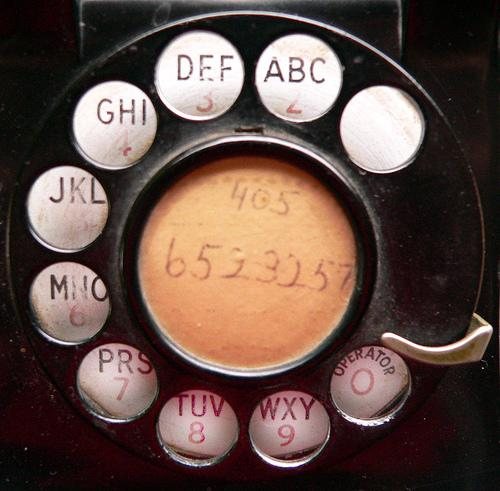
#> input picture opencv_study/ch1~13/ch06/dial.jpg, 500 x 491 px
$ python hough_circles.py   (older library calls are emulated)
#> lines starting #> are read from the running program, lines starting #| are printed output that depends on the picture; after the words box and inside, x2 and y2 are one past the last pixel; in counts of white or black regions, pixels touching at a corner belong together
import sys
import numpy as np
import cv2

'''
    #허프 변환 : 원 검출#
1.에지 픽셀에서 그래디언트 계산
2.에지 방향에 따라 직선을 그리면서 값을 누적
3.원의 중심 -> 반지름 검출
#단점 : 여러개의 동심원 검출 불가 -> 작은 원 하나만 검출

#cv2.HoughCircles(image, method, dp, minDist, circles=None, param1=None, param2=None, minRadius=None, maxRadius=None) -> circles

image : 입력영상(일반 영상(에지영상X))
method : openCV 4.2 이하에서는 cv.HOUGH_GRADIENT만 지정 가능
dp : 입력영상과 축적 배열의 크기 비율. 1이면 동일 크기. 2이면 축적 배열의 가로, 세로 크기가 입력 영상의 반.
minDist : 검출된 원 중심점들의 최소 거리
circle : (cx,cy,r) 정보ㄴ를 담은 np.ndarray.shape=(1,N,3),dtype=np.float
params1 : canny 에지 검출기의 높은 임계값
params2 : 축적 배열에서 원 검출을 위한 임계값.
minRadius, maxRadius : 검출할 원의 최소, 최대 반지름
'''
# 입력 이미지 불러오기
src = cv2.imread('dial.jpg')
#> src is the input picture: shape (491, 500, 3); mean B, G, R 69.4, 77.1, 97.7

if src is None:
    print('Image open failed!')
    sys.exit()

gray = cv2.cvtColor(src, cv2.COLOR_BGR2GRAY)
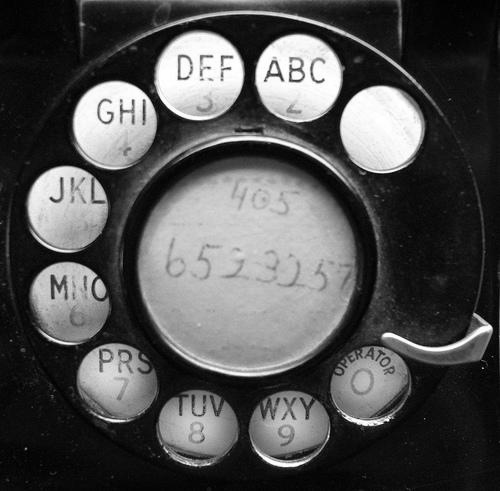
#> gray: shape (491, 500); min 0, max 255, mean 82.4
blr = cv2.GaussianBlur(gray, (0, 0), 1.0)
#> slider 'minRadius' is set to 20
#> slider 'maxRadius' is set to 150
#> slider 'threshold' is set to 33
#블러링 -> 노이즈제거, 디테일 감소 ==> 원 검출 정확도 상승

def on_trackbar(pos):
#> called with pos = 40
    rmin = cv2.getTrackbarPos('minRadius', 'img')
    rmax = cv2.getTrackbarPos('maxRadius', 'img')
    th = cv2.getTrackbarPos('threshold', 'img')


    circles = cv2.HoughCircles(blr, cv2.HOUGH_GRADIENT, 1, 50,
                               param1=120, param2=th, minRadius=rmin, maxRadius=rmax)
#> circles = [[297.5, 77.5, 43.4], [65.5, 207.5, 41.8], [114.5, 121.5, 41.2], [67.5, 302.5, 40.7], [198.5, 74.5, 44.4], [383.5, 128.5, 44.1], [369.5, 386.5, 38.6], [435.5, 290.5, 60.4], [114.5, 383.5, 40.5], [291.5, 429.5, 38.6], [196.5, 426.5, 39.2]]

    dst = src.copy()
    if circles is not None:
        for i in range(circles.shape[1]):
            cx, cy, radius = circles[0][i]
            cv2.circle(dst, (cx, cy), radius, (0, 0, 255), 2, cv2.LINE_AA)
#> this loop made 11 passes
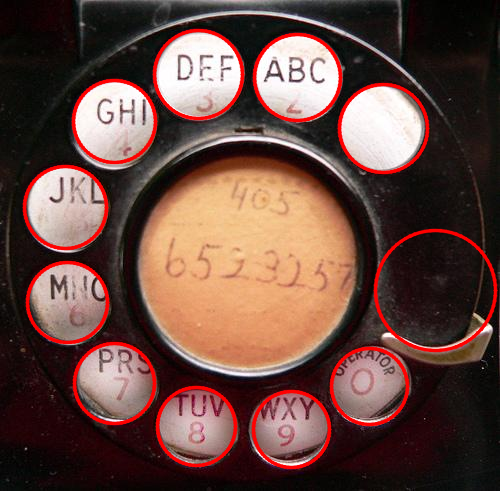
#> dst: shape (491, 500, 3); 6.05% of pixels changed, all inside (x1, y1, x2, y2) = (22, 28, 498, 470)

    cv2.imshow('img', dst)


            # 트랙바 생성 #
cv2.imshow('img', src)
cv2.createTrackbar('minRadius', 'img', 0, 100, on_trackbar)
cv2.createTrackbar('maxRadius', 'img', 0, 150, on_trackbar)
cv2.createTrackbar('threshold', 'img', 0, 100, on_trackbar)
cv2.setTrackbarPos('minRadius', 'img', 10)
cv2.setTrackbarPos('maxRadius', 'img', 80)
cv2.setTrackbarPos('threshold', 'img', 40)
cv2.waitKey()

cv2.destroyAllWindows()

$ run again, with opencv_study/ch1~13/ch06/building.jpg copied over opencv_study/ch1~13/ch06/dial.jpg
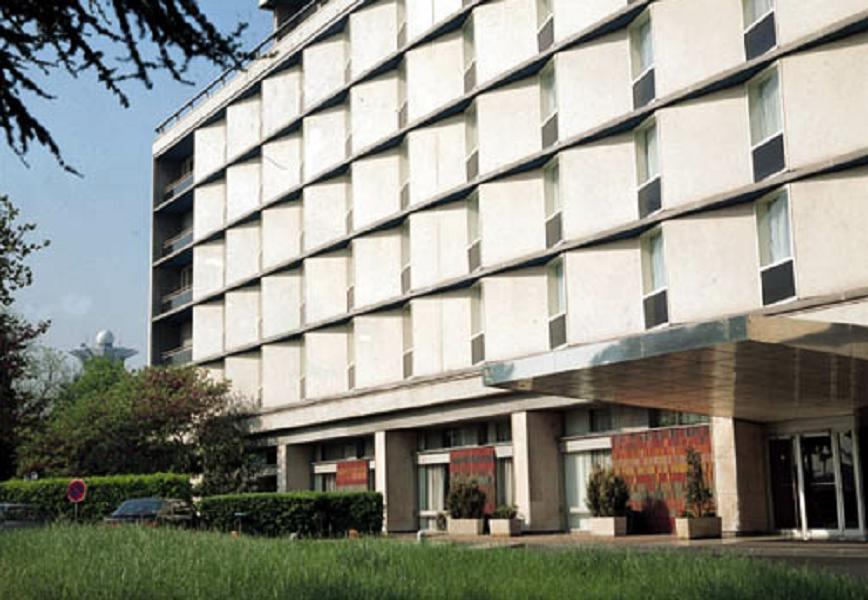
#> input picture opencv_study/ch1~13/ch06/building.jpg, 868 x 600 px
#> src is the input picture: shape (600, 868, 3); mean B, G, R 133.7, 143.6, 142.9
#> `gray = cv2.cvtColor(src, cv2.COLOR_BGR2GRAY)`:
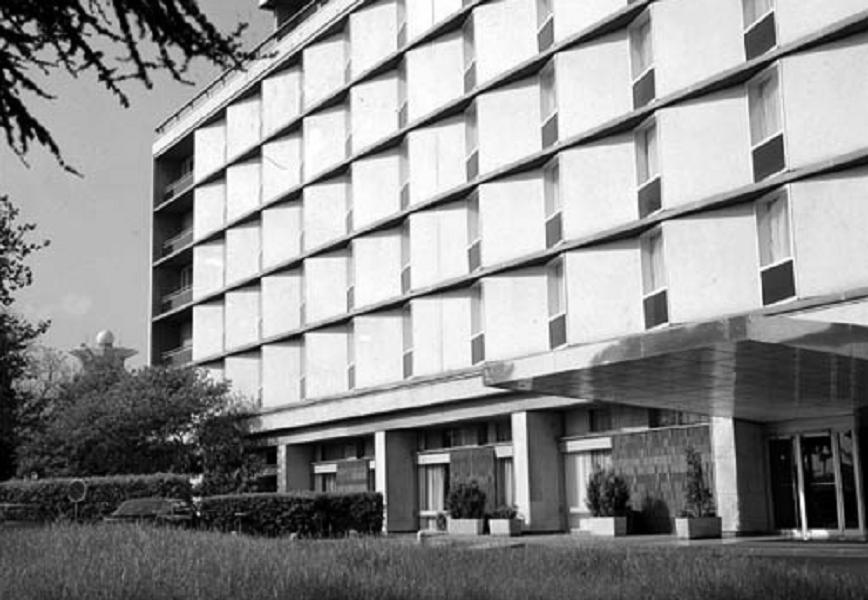
#> gray: shape (600, 868); min 0, max 255, mean 142.3
#> circles = [[258.5, 448.5, 59.6], [193.5, 403.5, 25.2], [189.5, 455.5, 28.6]]
#> the loop in on_trackbar, `for i in range(circles.shape[1]):` made 3 passes
#> after the loop in on_trackbar, `for i in range(circles.shape[1]):`:
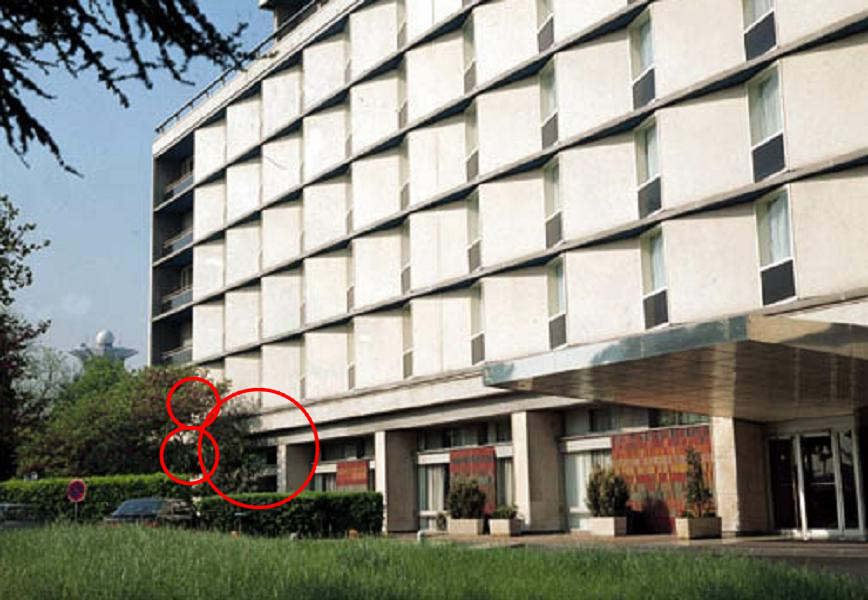
#> dst: shape (600, 868, 3); 0.65% of pixels changed, all inside (x1, y1, x2, y2) = (159, 376, 320, 510)
